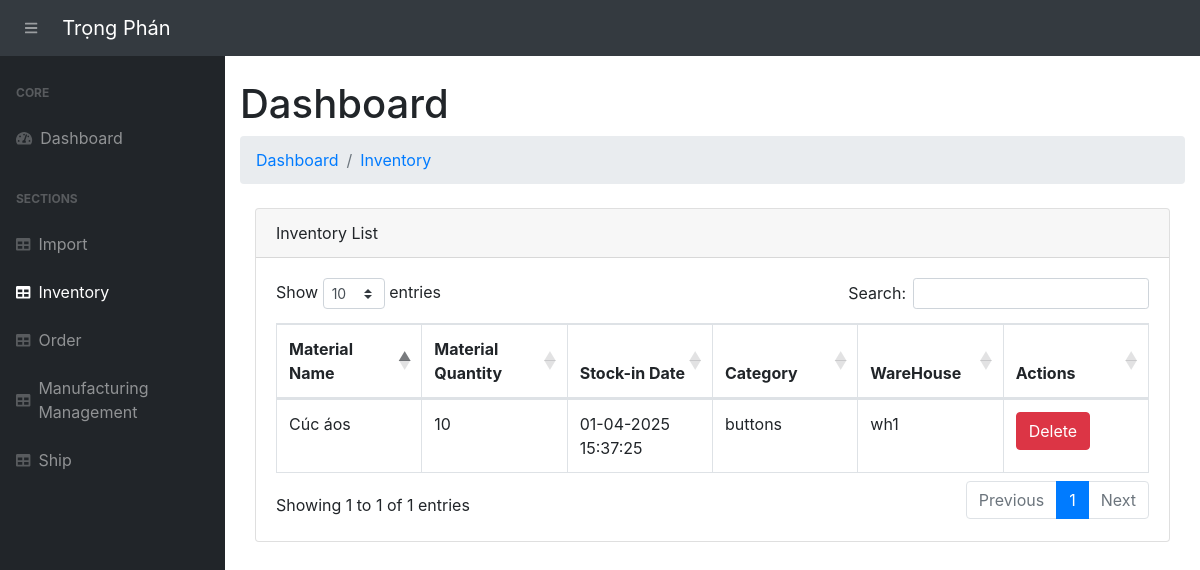
The app's page /inventory/, older data.
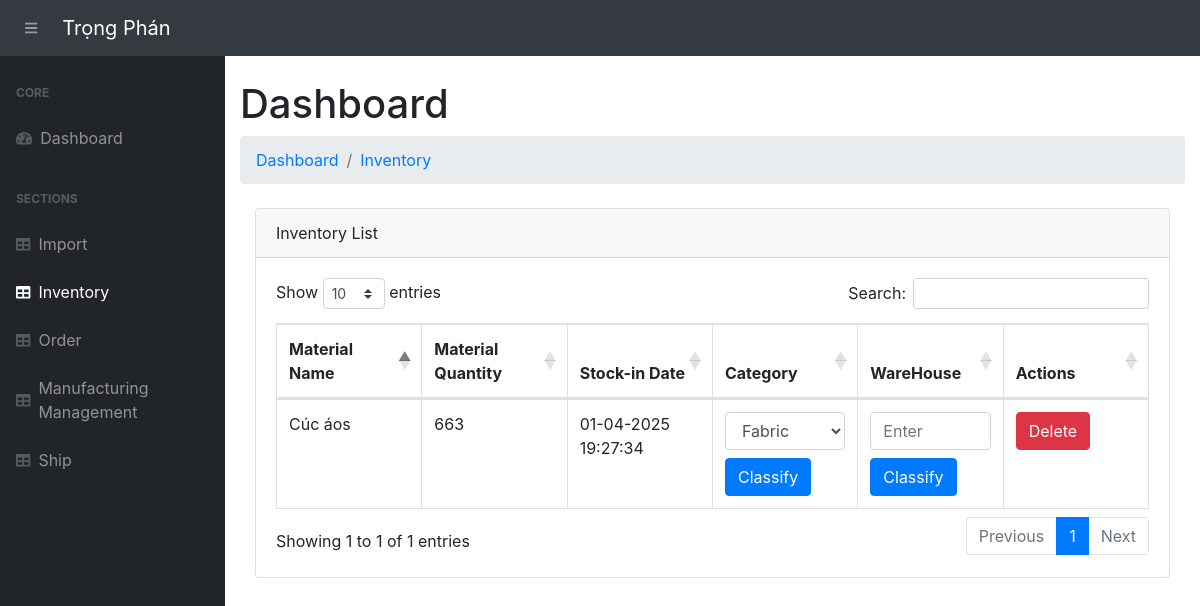
The same page, newer data.
### app.py (models this page shows, shortened)
class Inventory(db.Model):
    __tablename__ = 'inventory'
    stockTran_id = db.Column(db.Integer, primary_key=True)  # Unique ID for the inventory record
    product_name = db.Column(db.String(255), nullable=False)  # Name of the product
    quantity = db.Column(db.Integer, nullable=False, default=0)  # Quantity of the product in stock
    transaction_type = db.Column(db.String(50), nullable=False)  # "Addition" or "Removal"
    transaction_date = db.Column(db.DateTime, default=vietnam_now)  # Date of transaction
    import_id = db.Column(db.Integer, db.ForeignKey('imports.import_id'), nullable=False)  # Foreign Key to Import (raw material)
    import_data = db.relationship('Import', backref='inventory_records', lazy=True)
    category = db.Column(db.String(255))
    warehouse=db.Column(db.String(255))

class Import(db.Model):
    __tablename__ = 'imports'
    import_id = db.Column(db.Integer, primary_key=True, autoincrement=True)
    material_name = db.Column(db.String(255), nullable=False)
    material_description = db.Column(db.String(255))
    quantity_in_stock = db.Column(db.Integer, default=0)
    reorder_level = db.Column(db.Integer, default=10)
    sup_name = db.Column(db.String(255), nullable=False)
    sup_contact_info = db.Column(db.String(255), nullable=False)
    sup_address = db.Column(db.String(255), nullable=False)
    status = db.Column(db.String(50), default="Supplied")
    section_name = db.Column(db.String(255))  # Section name for classification
    category = db.Column(db.String(255))  # Category of the material

### app.py (the view)
@app.route('/inventory/')
def view_inventory():
    inventory = Inventory.query.all()
    low_stock_items = [item for item in inventory if item.quantity <= item.import_data.reorder_level]
    imports = Import.query.all()
    return render_template("inventory.html", inventory=inventory, imports=imports,low_stock_items=low_stock_items )

### templates/inventory.html (shortened to what the changed rows need)
{% extends 'base.html' %}
 {% block content %}
<main>
    <div class="container-fluid">
        <h1 class="mt-4">Dashboard</h1>
        <div class="container-fluid">
            <div class="card mb-4">
                <div class="card-body">
                    <table class="table table-bordered" id="dataTable" width="100%" cellspacing="0" style="table-layout: fixed;">
                        <thead>
                            <tr>
                                <th>Material Name</th>
                                <th>Material Quantity</th>
                                <th>Stock-in Date</th>
                                <th>Category</th>
                                <th>WareHouse</th>
                                <th>Actions</th>
                            </tr>
                        </thead>
                        <tbody>
                            {% for item in inventory %}
                                <tr>
                                    <td>{{ item.import_data.material_name }}</td>
                                    <td>
                                        {% if  item.quantity  < item.import_data.reorder_level %}
                                            <span class="text-danger">Stock data unavailable (3). Please update inventory records.</span>
                                        {% else %}
                                            {{ item.quantity  }}
                                        {% endif %}
                                    </td>
                                    <td>{{ item.transaction_date.strftime('%d-%m-%Y %H:%M:%S') }}</td>
                                    <td>
                                        {% if item.category is none %}
                                            <form action="{{ url_for('classify_material', inventory_id=item.stockTran_id) }}" method="POST" class="d-flex flex-column align-items-start">
                                                <select name="category" required class="form-control mb-2">
                                                    <option value="fabric">Fabric</option>
                                                </select>
                                                <button type="submit" class="btn btn-primary">Classify</button>
                                            </form>
                                        {% else %}
                                            {{ item.category }}
                                        {% endif %}
                                    </td>
                                    <td>
                                        {% if item.warehouse is none %}
                                            <form action="{{ url_for('classify_warehouse', inventory_id=item.stockTran_id) }}" method="POST" class="d-flex flex-column align-items-start">
                                                <input type="text" name="warehouse" placeholder="Enter" required class="form-control mb-2">
                                                <button type="submit" class="btn btn-primary">Classify</button>
                                            </form>
                                        {% else %}
                                            {{ item.warehouse }}
                                        {% endif %}
                                    </td>
                                    <td>
                                        <form action="{{ url_for('delete_inventory', inventory_id=item.stockTran_id) }}" method="POST" style="display:inline;">
                                            <button type="submit" class="btn btn-danger mb-2" onclick="return confirm('Are you sure you want to delete this inventory item?')">Delete</button>
                                        </form>
                                    </td>
                                </tr>
                            {% endfor %}
                        </tbody>
                    </table>
                </div>
            </div>
        </div>
    </div>
</main>
{% endblock %}

Row changes from the older to the newer data that the page shows:
changed Inventory "Cúc áos": quantity "10" → "663"; transaction_date "01-04-2025 15:37:25" → "01-04-2025 19:27:34"; category "buttons" → "Fabric"; warehouse "wh1" → (not shown)
